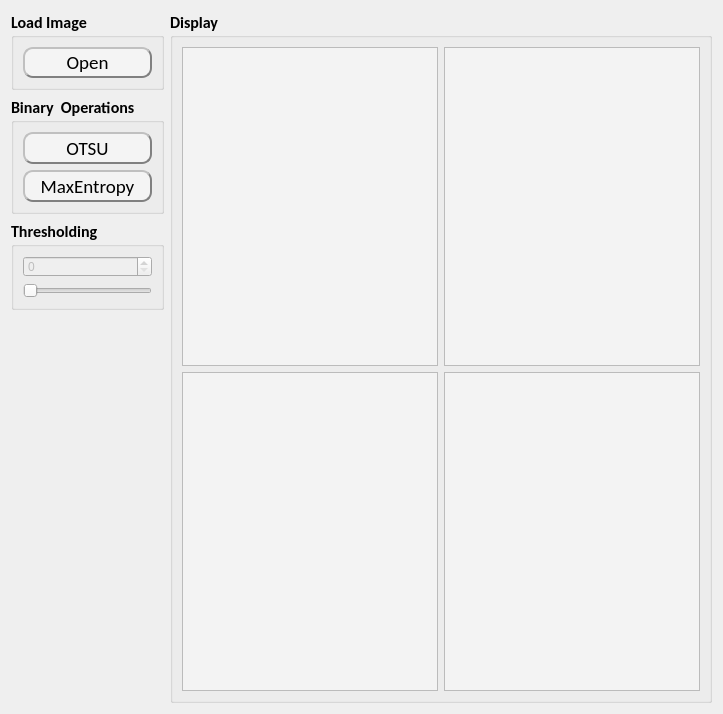
      <widget class="QWidget" name="Project_1">
       <attribute name="title">
        <string>Project 1</string>
       </attribute>
       <layout class="QHBoxLayout" name="horizontalLayout_9">
        <item>
         <layout class="QHBoxLayout" name="horizontalLayout" stretch="1,10">
          <item>
           <layout class="QVBoxLayout" name="verticalLayout_11" stretch="2,3,2,10">
            <item>
             <widget class="QGroupBox" name="LoadImageGroupBox_1">
              <property name="font">
               <font>
                <family>Calibri</family>
                <pointsize>12</pointsize>
                <weight>75</weight>
                <bold>true</bold>
               </font>
              </property>
              <property name="mouseTracking">
               <bool>false</bool>
              </property>
              <property name="styleSheet">
               <string notr="true">QFrame{
		background-color: rgb(243, 243, 243);
}

QPushButton:hover{
		font-family: Calibri;
		font-size: 20px;
		font-style: bold;
		color: #1d649c;
}</string>
              </property>
              <property name="title">
               <string>Load Image</string>
              </property>
              <layout class="QVBoxLayout" name="verticalLayout_7">
               <item>
                <widget class="QPushButton" name="OpenButton_1">
                 <property name="sizePolicy">
                  <sizepolicy hsizetype="Minimum" vsizetype="Preferred">
                   <horstretch>0</horstretch>
                   <verstretch>0</verstretch>
                  </sizepolicy>
                 </property>
                 <property name="font">
                  <font>
                   <family>Calibri</family>
                   <pointsize>14</pointsize>
                   <weight>50</weight>
                   <bold>false</bold>
                  </font>
                 </property>
                 <property name="styleSheet">
                  <string notr="true">QPushButton{
		background-color: rgb(244, 244, 244);
    	border-radius: 10px;  
		border: 2px groove gray;
    	border-style: outset;
}

QPushButton:hover{
		border:2px solid #1d649c;
}</string>
                 </property>
                 <property name="text">
                  <string>Open</string>
                 </property>
                </widget>
               </item>
              </layout>
             </widget>
            </item>
            <item>
             <widget class="QGroupBox" name="OperationGroupBox">
              <property name="sizePolicy">
               <sizepolicy hsizetype="Preferred" vsizetype="Preferred">
                <horstretch>0</horstretch>
                <verstretch>0</verstretch>
               </sizepolicy>
              </property>
              <property name="font">
               <font>
                <family>Calibri</family>
                <pointsize>12</pointsize>
                <weight>75</weight>
                <bold>true</bold>
               </font>
              </property>
              <property name="mouseTracking">
               <bool>false</bool>
              </property>
              <property name="styleSheet">
               <string notr="true">QFrame{
		background-color: rgb(243, 243, 243);
}

QPushButton:hover{
		font-family: &quot;Calibri&quot;;
		font-size: 24px;
		font-style: bold;
		color: #1d649c;
		border:1px solid #1d649c;
}</string>
              </property>
              <property name="title">
               <string>Binary  Operations</string>
              </property>
              <layout class="QVBoxLayout" name="verticalLayout" stretch="1,1">
               <item>
                <widget class="QPushButton" name="OTSUButton">
                 <property name="sizePolicy">
                  <sizepolicy hsizetype="Minimum" vsizetype="Preferred">
                   <horstretch>0</horstretch>
                   <verstretch>0</verstretch>
                  </sizepolicy>
                 </property>
                 <property name="font">
                  <font>
                   <family>Calibri</family>
                   <pointsize>14</pointsize>
                   <weight>50</weight>
                   <bold>false</bold>
                  </font>
                 </property>
                 <property name="contextMenuPolicy">
                  <enum>Qt::DefaultContextMenu</enum>
                 </property>
                 <property name="styleSheet">
                  <string notr="true">QPushButton{
		background-color: rgb(244, 244, 244);
    	border-radius: 10px;  
		border: 2px groove gray;
    	border-style: outset;
}

QPushButton:hover{
		border:2px solid #1d649c;
}</string>
                 </property>
                 <property name="text">
                  <string>OTSU</string>
                 </property>
                </widget>
               </item>
               <item>
                <widget class="QPushButton" name="EntropyButton">
                 <property name="sizePolicy">
                  <sizepolicy hsizetype="Minimum" vsizetype="Preferred">
                   <horstretch>0</horstretch>
                   <verstretch>0</verstretch>
                  </sizepolicy>
                 </property>
                 <property name="font">
                  <font>
                   <family>Calibri</family>
                   <pointsize>14</pointsize>
                   <weight>50</weight>
                   <bold>false</bold>
                  </font>
                 </property>
                 <property name="styleSheet">
                  <string notr="true">QPushButton{
		background-color: rgb(244, 244, 244);
    	border-radius: 10px;  
		border: 2px groove gray;
    	border-style: outset;
}

QPushButton:hover{
		border:2px solid #1d649c;
}</string>
                 </property>
                 <property name="text">
                  <string>MaxEntropy</string>
                 </property>
                </widget>
               </item>
              </layout>
             </widget>
            </item>
            <item>
             <widget class="QGroupBox" name="ThresholdgroupBox">
              <property name="sizePolicy">
               <sizepolicy hsizetype="Minimum" vsizetype="Preferred">
                <horstretch>0</horstretch>
                <verstretch>0</verstretch>
               </sizepolicy>
              </property>
              <property name="font">
               <font>
                <family>Calibri</family>
                <pointsize>12</pointsize>
                <weight>75</weight>
                <bold>true</bold>
               </font>
              </property>
              <property name="styleSheet">
               <string notr="true">QFrame{
		background-color: rgb(243, 243, 243);
}

QPushButton:hover{
		font-family: &quot;Calibri&quot;;
		font-size: 24px;
		font-style: bold;
		color: #1d649c;
}</string>
              </property>
              <property name="title">
               <string>Thresholding</string>
              </property>
              <layout class="QVBoxLayout" name="verticalLayout_2" stretch="1,1">
               <item>
                <widget class="QSpinBox" name="ThresholdSpin">
                 <property name="enabled">
                  <bool>false</bool>
                 </property>
                 <property name="sizePolicy">
                  <sizepolicy hsizetype="Minimum" vsizetype="Preferred">
                   <horstretch>0</horstretch>
                   <verstretch>0</verstretch>
                  </sizepolicy>
                 </property>
                 <property name="minimumSize">
                  <size>
                   <width>0</width>
                   <height>21</height>
                  </size>
                 </property>
                 <property name="maximum">
                  <number>255</number>
                 </property>
                </widget>
               </item>
               <item>
                <widget class="QSlider" name="ThresholdSlider">
                 <property name="enabled">
                  <bool>false</bool>
                 </property>
                 <property name="sizePolicy">
                  <sizepolicy hsizetype="Minimum" vsizetype="Fixed">
                   <horstretch>0</horstretch>
                   <verstretch>0</verstretch>
                  </sizepolicy>
                 </property>
                 <property name="maximum">
                  <number>255</number>
                 </property>
                 <property name="orientation">
                  <enum>Qt::Horizontal</enum>
                 </property>
                 <property name="invertedAppearance">
                  <bool>false</bool>
                 </property>
                 <property name="invertedControls">
                  <bool>true</bool>
                 </property>
                </widget>
               </item>
              </layout>
             </widget>
            </item>
            <item>
             <spacer name="verticalSpacer">
              <property name="orientation">
               <enum>Qt::Vertical</enum>
              </property>
              <property name="sizeHint" stdset="0">
               <size>
                <width>20</width>
                <height>400</height>
               </size>
              </property>
             </spacer>
            </item>
           </layout>
          </item>
          <item>
           <widget class="QGroupBox" name="DisplayGroupBox_1">
            <property name="sizePolicy">
             <sizepolicy hsizetype="Preferred" vsizetype="Preferred">
              <horstretch>0</horstretch>
              <verstretch>0</verstretch>
             </sizepolicy>
            </property>
            <property name="font">
             <font>
              <family>Calibri</family>
              <pointsize>12</pointsize>
              <weight>75</weight>
              <bold>true</bold>
             </font>
            </property>
            <property name="mouseTracking">
             <bool>false</bool>
            </property>
            <property name="styleSheet">
             <string notr="true">QFrame{
		background-color: rgb(243, 243, 243);
}</string>
            </property>
            <property name="title">
             <string>Display</string>
            </property>
            <property name="flat">
             <bool>false</bool>
            </property>
            <layout class="QVBoxLayout" name="verticalLayout_3">
             <item>
              <layout class="QHBoxLayout" name="horizontalLayout_1">
               <property name="spacing">
                <number>6</number>
               </property>
               <property name="topMargin">
                <number>0</number>
               </property>
               <item>
                <widget class="ImageView" name="RawImageView_1">
                 <property name="sizePolicy">
                  <sizepolicy hsizetype="Preferred" vsizetype="Preferred">
                   <horstretch>0</horstretch>
                   <verstretch>0</verstretch>
                  </sizepolicy>
                 </property>
                </widget>
               </item>
               <item>
                <widget class="ImageView" name="GrayImageView_1">
                 <property name="sizePolicy">
                  <sizepolicy hsizetype="Preferred" vsizetype="Preferred">
                   <horstretch>0</horstretch>
                   <verstretch>0</verstretch>
                  </sizepolicy>
                 </property>
                </widget>
               </item>
              </layout>
             </item>
             <item>
              <layout class="QHBoxLayout" name="horizontalLayout_2">
               <item>
                <widget class="PlotWidget" name="HistogramView">
                 <property name="sizePolicy">
                  <sizepolicy hsizetype="Preferred" vsizetype="Preferred">
                   <horstretch>0</horstretch>
                   <verstretch>0</verstretch>
                  </sizepolicy>
                 </property>
                </widget>
               </item>
               <item>
                <widget class="ImageView" name="BinaryImageView_1">
                 <property name="sizePolicy">
                  <sizepolicy hsizetype="Preferred" vsizetype="Preferred">
                   <horstretch>0</horstretch>
                   <verstretch>0</verstretch>
                  </sizepolicy>
                 </property>
                </widget>
               </item>
              </layout>
             </item>
            </layout>
           </widget>
          </item>
         </layout>
        </item>
       </layout>
      </widget>
